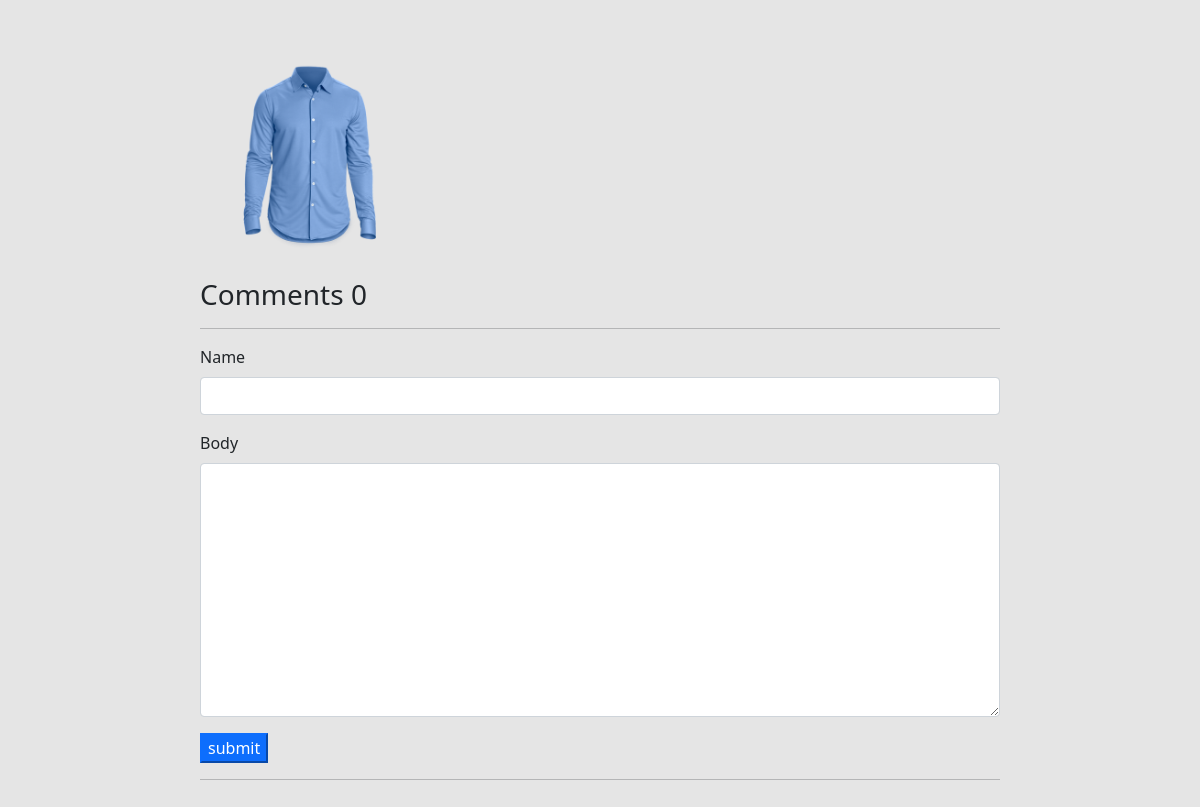
/project/943203d2-d055-43f0-9608-fea5c900627e/ (lower part), run on an earlier commit of the app's database.
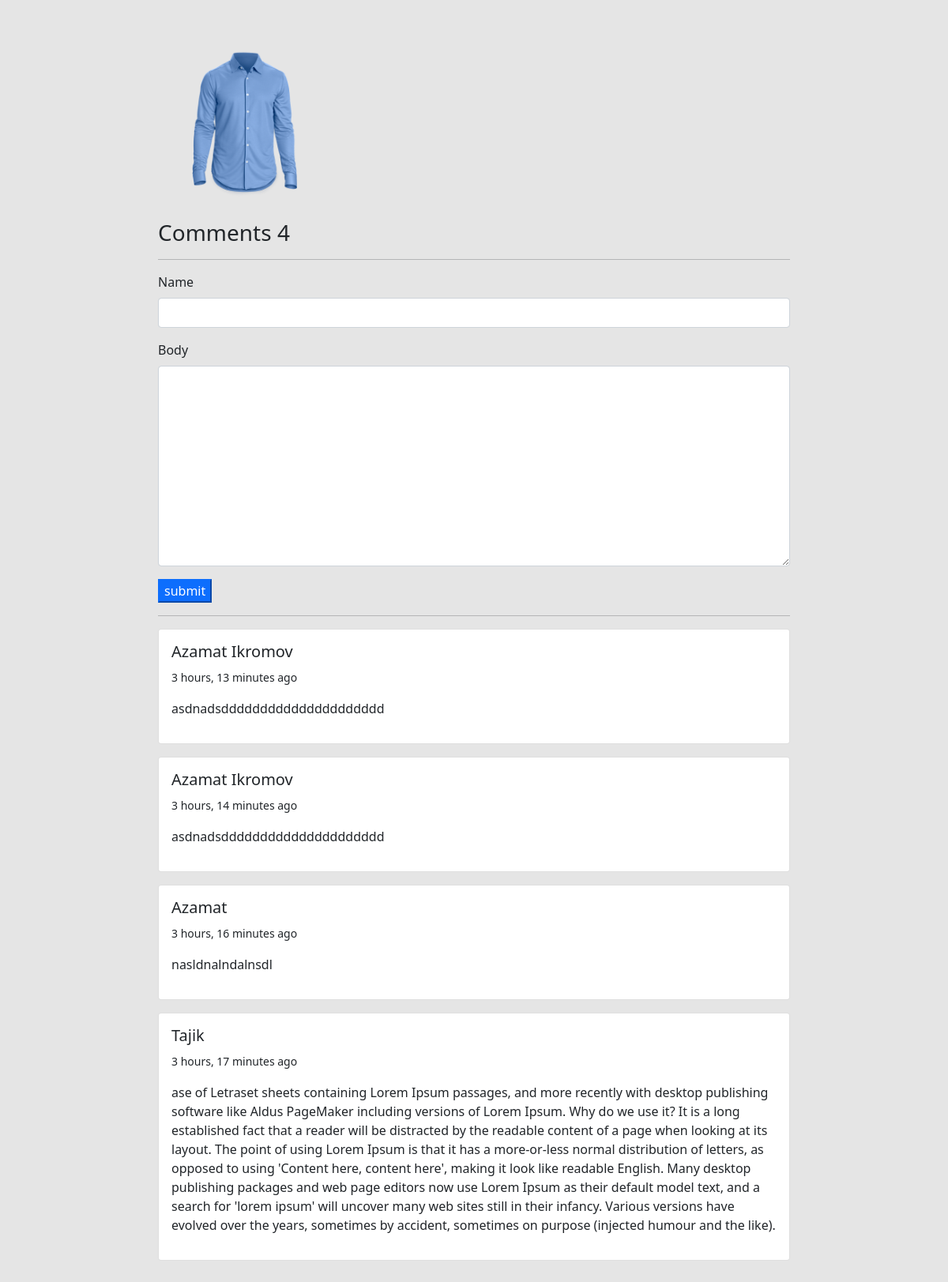
And on a later commit of the database.
### base/models.py (models this page shows, shortened)
class Project(models.Model):
    title = models.CharField(max_length=200)
    thumbnail = models.ImageField(null=True)
    body = RichTextUploadingField()
    slug = models.SlugField(null=True, blank=True)
    created = models.DateTimeField(auto_now_add=True)
    id = models.UUIDField(default=uuid.uuid4, unique=True,primary_key=True, editable=False)

class Comment(models.Model):
    project  = models.ForeignKey(Project, on_delete=models.CASCADE)
    name = models.CharField(max_length=200,null=True)
    body = models.TextField(null=True, blank=True)
    created = models.DateTimeField(auto_now_add=True, null=True)

### base/views.py (the view, shortened to what this page needs)
# urls.py: path('project/<str:pk>/', views.projectsPage, name='project'),
def projectsPage(request,pk):
    project = Project.objects.get(id=pk)
    count =  project.comment_set.count()
    comments = project.comment_set.all().order_by('-created')
    form = CommentForm()
    context={"project": project, "count":count, "comments":comments, "form":form}
    return render(request, 'base/project.html',context)

### base/forms.py
class CommentForm(ModelForm):
    class Meta:
        model = Comment
        fields = "__all__"
        exclude = ['project']
    def __init__(self, *args, **kwargs):
        super(CommentForm, self).__init__(*args, **kwargs)
        self.fields['name'].widget.attrs.update(
            {'class': 'form-control'})
        self.fields['body'].widget.attrs.update(
            {'class': 'form-control'})

### base/templates/base/project.html (shortened to what this page needs)
{% extends 'base/main.html' %}
{% load static %}
{% block content %}
<div class="container">
    <div class="project-container">
        <p>{{project.body|safe}}</p>
        <div class="comments-container">
            <h3>Comments {{count}}</h3>
            <hr>
            <form method="post">
                {% for field in form  %}
                <div class=" mb-3">
                    <label for="exampleInputPassword" class="form-label">{{field.label}}</label>
                    {{field}}
                </div>
                {% endfor %}
                <input class="btn-primary" type="submit" value="submit">
            </form>
            <hr>
            {% for comment in comments %}
            <div class="card my-3">
                <div class="card-body">
                    <h5>{{comment.name}}</h5>
                    <small>{{comment.created | timesince}} ago</small>
                    <p class="my-3">{{comment.body}}</p>
                </div>
            </div>
            {% endfor %}
        </div>
    </div>
</div>
{% endblock %}

### base/templates/base/main.html (shortened to what this page needs)
{% load static %}
<!DOCTYPE html>
<html lang="en">
<head>
    <link href="https://cdn.jsdelivr.net/npm/bootstrap@5.0.1/dist/css/bootstrap.min.css" rel="stylesheet"
 />
    <link rel="stylesheet" href="{% static 'styles/main.css' %}" />
</head>
<body>
    {% block content  %}{% endblock   %}
</body>
</html>

### static/styles/main.css (style rules this page uses)
body { background-color: #e5e5e5; }

### base/templates/base/project.html (style rules this page uses)
.project-container { max-width: 800px; margin: 0 auto; margin-top: 2em; margin-bottom: 2em; }

What changed in the data, as far as the page shows it:
added Comment: name "Azamat Ikromov", created "3 hours, 13 minutes", body "asdnadsddddddddddddddddddddd"
added Comment: name "Azamat Ikromov", created "3 hours, 14 minutes", body "asdnadsddddddddddddddddddddd"
added Comment: name "Azamat", created "3 hours, 16 minutes", body "nasldnalndalnsdl"
added Comment: name "Tajik", created "3 hours, 17 minutes", body "ase of Letraset sheets containing Lorem Ipsum passages, and more recently with desktop publishing software like Aldus PageMaker including versions of Lorem Ipsum. Why do we use it? It is a long established fact that a reader will be distracted by the readable content of a page when looking at its layout. The point of using Lorem Ipsum is that it has a more-or-less normal distribution of letters, as opposed to using 'Content here, content here', making it look like readable English. Many desktop publishing packages and web page editors now use Lorem Ipsum as their default model text, and a search for 'lorem ipsum' will uncover many web sites still in their infancy. Various versions have…"
Also different on the page:
{{ count }}: "0" → "4"
